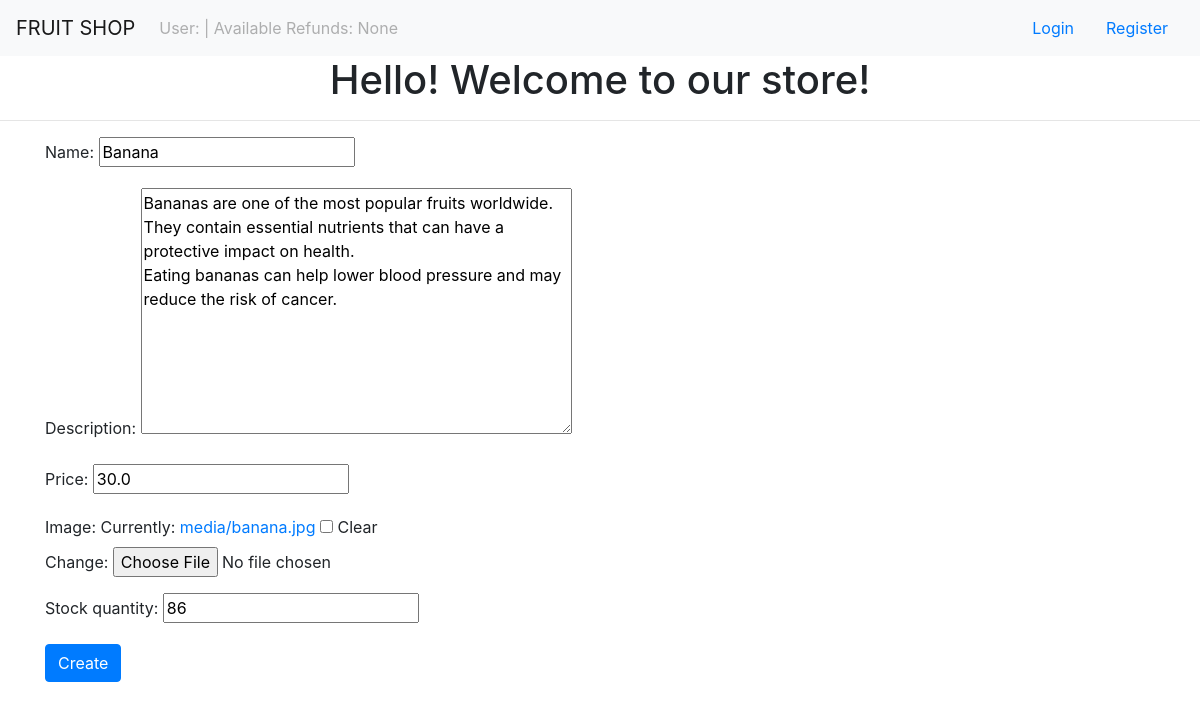
Screenshot of /products/edit/2 with the database file from the repository.
### products/models.py (models this page shows, shortened)
class Product(models.Model):
    name = models.CharField(max_length=100)
    description = models.TextField(blank=True, null=True)
    price = models.FloatField(blank=True, null=True)
    image = models.ImageField(upload_to='media/', blank=True, null=True)
    stock_quantity = models.PositiveIntegerField(blank=True, null=True)

### products/views.py (the view)
# urls.py: path('products/edit/<int:pk>', views.EditProductView.as_view(), name='edit_product'),
class EditProductView(UpdateView):
    model = product_models.Product
    form_class = forms.EditProductForm
    success_url = reverse_lazy('product_list_page')

### products/forms.py
class EditProductForm(forms.ModelForm):
    class Meta:
        model = models.Product
        fields = ('name', 'description', 'price', 'image', 'stock_quantity')

### products/context_processors.py (called while the page is built)
def available_refunds(request):
    available_refunds_count = None
    if request.user.is_superuser:
        available_refunds_count = models.Refund.objects.all().count()
    return {'AVAILABLE_REFUNDS': available_refunds_count}

### products/templates/products/product_form.html (shortened to what this page needs)
{% extends 'products/base.html' %}
{% block content %}
    <form class="container" action="" method="post" enctype="multipart/form-data">
        {{ form.as_p }}
        <button class="btn btn-primary">Create</button>
    </form>
{% endblock %}

### rows the page displays
Product: name "Banana", description "Bananas are one of the most popular fruits worldwide. They contain essential nutrients that can have a protective impact on health. Eating bananas can help lower blood pressure and may reduce the risk of cancer.", price "30.0", stock_quantity "86"

### other values shown
{{ AVAILABLE_REFUNDS }} "None"
